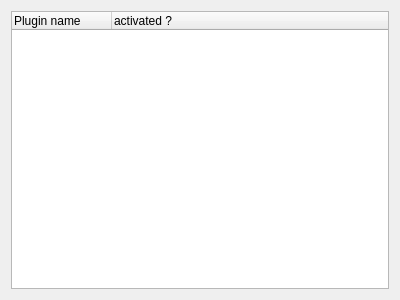
<?xml version="1.0" encoding="UTF-8"?>
<ui version="4.0">
 <class>PluginsPage</class>
 <widget class="QWidget" name="PluginsPage">
  <property name="geometry">
   <rect>
    <x>0</x>
    <y>0</y>
    <width>400</width>
    <height>300</height>
   </rect>
  </property>
  <property name="windowTitle">
   <string>Form</string>
  </property>
  <property name="title" stdset="0">
   <string>Plugins</string>
  </property>
  <layout class="QGridLayout" name="gridLayout">
   <item row="0" column="0">
    <widget class="QTreeWidget" name="treeWidget">
     <column>
      <property name="text">
       <string>Plugin name</string>
      </property>
     </column>
     <column>
      <property name="text">
       <string>activated ?</string>
      </property>
     </column>
    </widget>
   </item>
  </layout>
 </widget>
 <resources/>
 <connections/>
</ui>
